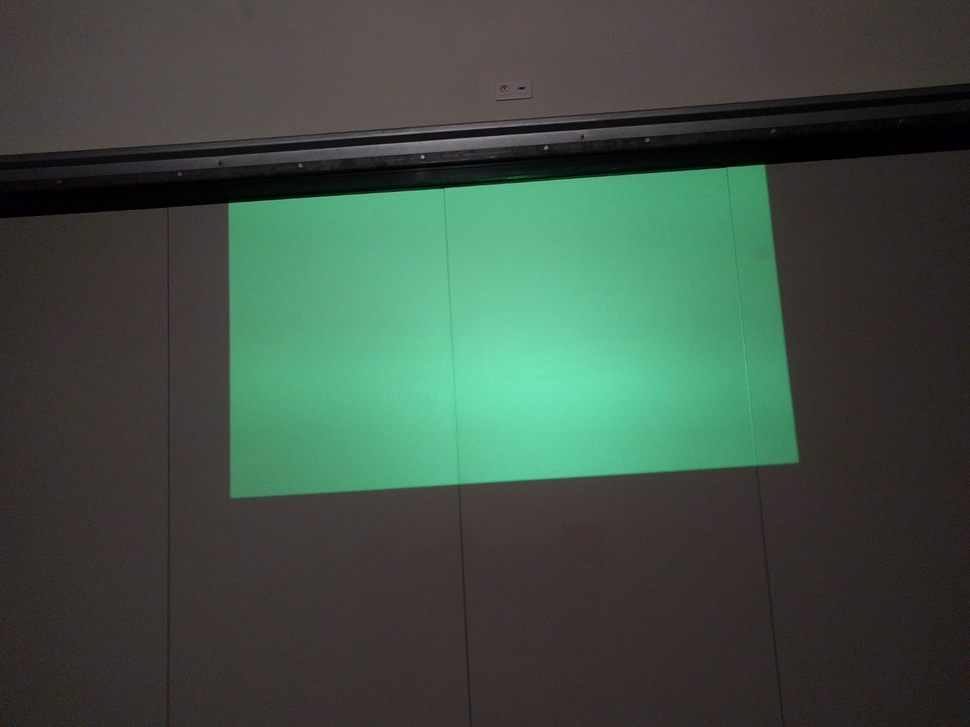
//> input picture project/detect_hand/bord.png, 970 x 727 px, shrunk from 1500 x 1125 before the run
$ ./main -img1=bord.png   (built with g++ and OpenCV 4)
//> lines starting //> are read from the running program, lines starting //| are printed output that depends on the picture; after the words box and inside, x2 and y2 are one past the last pixel; in counts of white or black regions, pixels touching at a corner belong together
////////////////////////////////////////////////////////////////////////////
//
//   Project     : Beamer Fun
//   Sub project : Test Detect Hand
//   Description :
//      Een hand detecteren om vanaf daar het hand te tracken
//      Eerst het bereik van de beamer bepalen dmv kleursegmentatie
//
//   Created On: 06/12/2018
//   Created By: Robbe Goovaerts robbe_goovaerts@telenet.be
////////////////////////////////////////////////////////////////////////////

#include <iostream>
#include <opencv2/opencv.hpp>
#include <opencv2/tracking.hpp>
#include "opencv2/core.hpp"
#include "opencv2/features2d.hpp"
#include "opencv2/highgui.hpp"
#include "opencv2/imgproc.hpp"
#include "opencv2/ml.hpp"
#include <string.h>

using namespace std;
using namespace cv;

int main(int argc, const char** argv) {
    Mat input_img;

    //Helpboodschap configureren
    CommandLineParser parser(argc, argv,
    "{help | |Met dit programma dienen twee parameters meegegeven te worden}"
    "{img1 | |Het absolute pat van de eerste afbeelding}");

    //Indien gevraagd helpboodschap afdrukken
    if(parser.has("help")) {
        parser.printMessage();
        return -1;
    }

    //Parameters inlezen
    string img1(parser.get<string>("img1"));

    //Juiste hoeveelheid gegevens ingegeven?
    if((img1 == "")) {
        cerr << "Parameters niet correct opgegeven!"  << endl;
        parser.printMessage();
        return -1;
    }

    //Afbeeldingen inlezen + nakijken of dit gelukt is
    cout << "File " << img1 << " inlezen..." << endl;
    input_img = imread(img1, CV_LOAD_IMAGE_COLOR);
//> input_img is the input picture: 727 rows x 970 cols, CV_8UC3; mean B, G, R 68, 79.7, 62.8
    if(!input_img.data)
    {
        cout <<  "Kon img1 niet openen" << endl ;
        return -1;
    }

    //Enkel groene laag weergeven
    Mat split_img[3];
    Mat output;
    split(input_img, split_img);
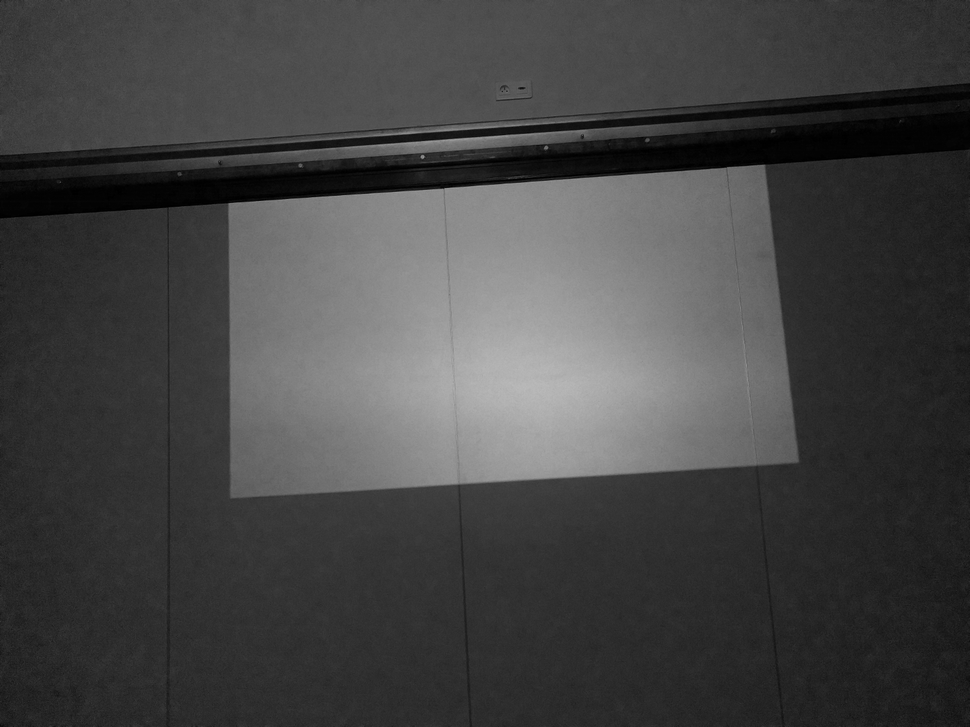
//> split_img[0]: 727 rows x 970 cols, CV_8UC1; min 0, max 186, mean 68
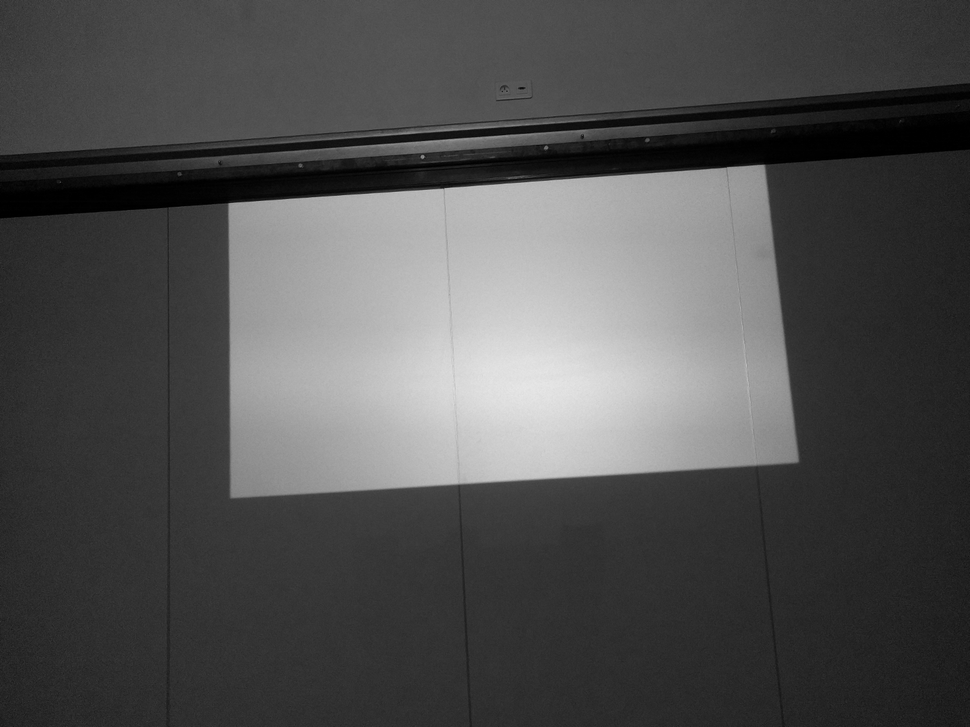
//> split_img[1]: 727 rows x 970 cols, CV_8UC1; min 0, max 231, mean 79.7
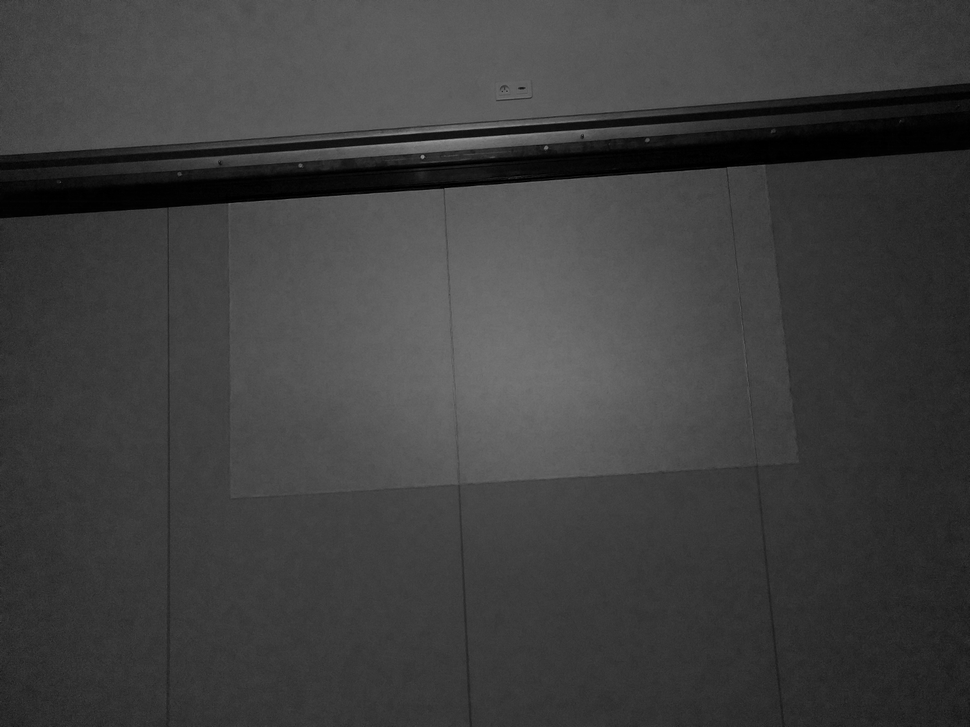
//> split_img[2]: 727 rows x 970 cols, CV_8UC1; min 0, max 155, mean 62.8

    namedWindow("inputG");
    imshow("inputG", split_img[1]);
    waitKey(0);

    //Threshold toepassen
    threshold(split_img[1], output, 120, 255, CV_THRESH_BINARY);
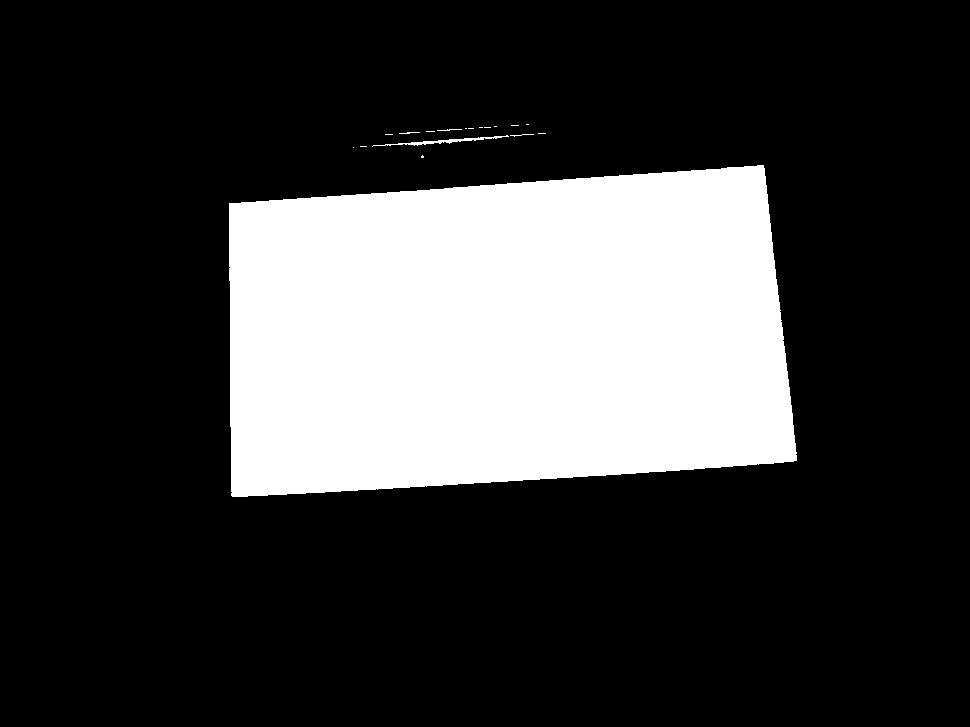
//> output: 727 rows x 970 cols, CV_8UC1; 23.3% white; 18 white regions (13 under 20 px)

    namedWindow("output");
    imshow("output", output);
    waitKey(0);

    //Grootste blob zoeken
    vector<vector<Point>> contours;
    output.convertTo(output, CV_8UC1);
    findContours(output, contours, RETR_EXTERNAL, CHAIN_APPROX_SIMPLE);
//> contours = 18 contours, 16 with area under 20; largest, box (x1, y1, x2, y2) and area: (229, 165, 797, 497) 163055, (372, 135, 509, 147) 172

    if(contours.size() > 0) {
        vector<Point> max_contour = contours[0];
//> max_contour = contour of 245 points, box (x1, y1, x2, y2) (229, 165, 797, 497), area 163055
        for(uint i = 0; i<contours.size(); i++) {
            if(contourArea(max_contour) < contourArea(contours[i])) {
                max_contour = contours[i];
            }
        }
//> this loop made 18 passes


        vector<vector<Point>> max_contours;

        max_contours.push_back(max_contour);
//> max_contours = 1 contour; box (x1, y1, x2, y2) and area: (229, 165, 797, 497) 163055
        //drawContours(input_img, max_contours, -1, 255, 3);
        rectangle(input_img, boundingRect(max_contour), Scalar(255, 0, 0), 3);
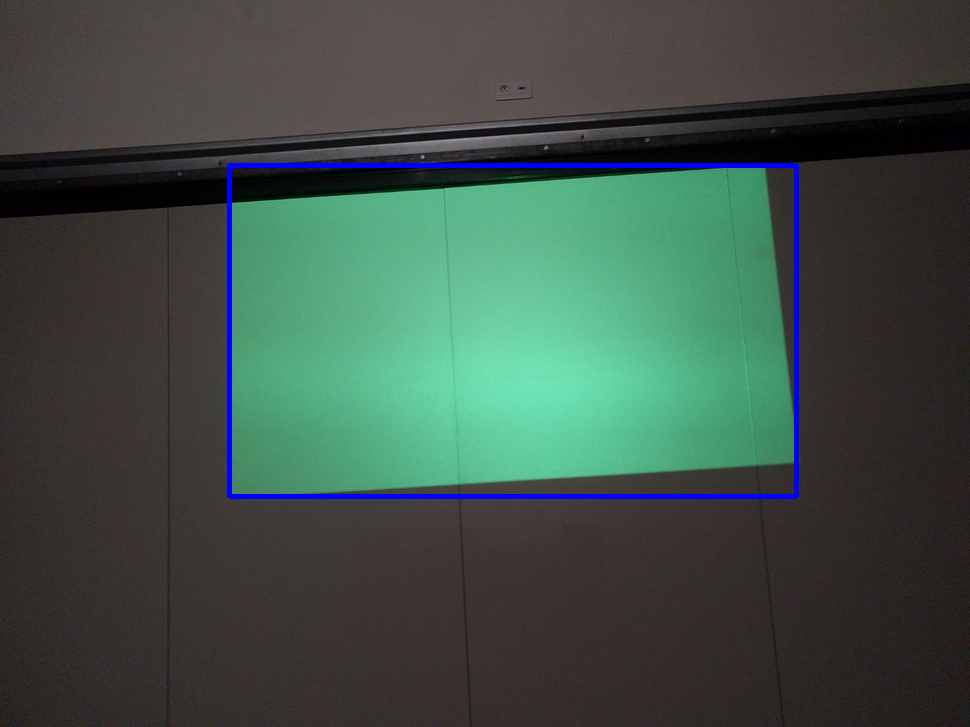
//> input_img: 727 rows x 970 cols, CV_8UC3; 1.27% of pixels changed, all inside (x1, y1, x2, y2) = (227, 163, 799, 499)
        namedWindow("output1");
        imshow("output1", input_img);
        waitKey(0);
    }

}
